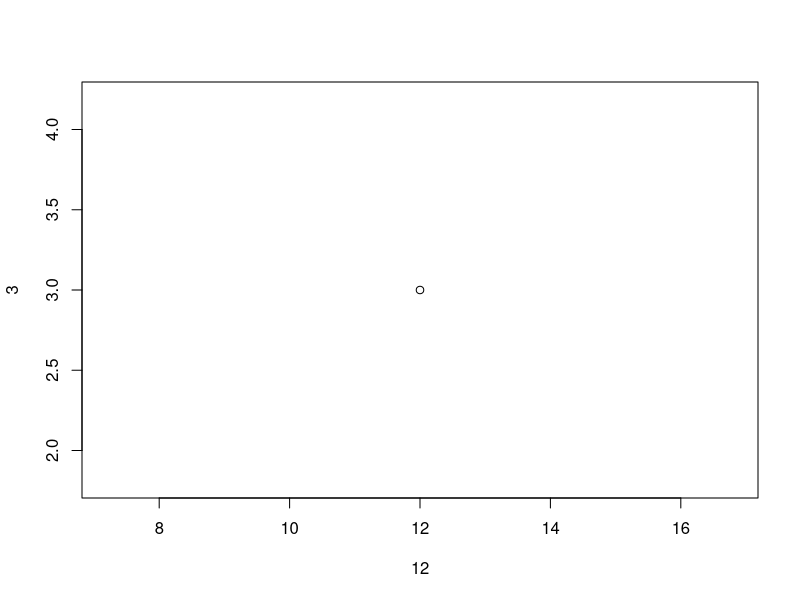
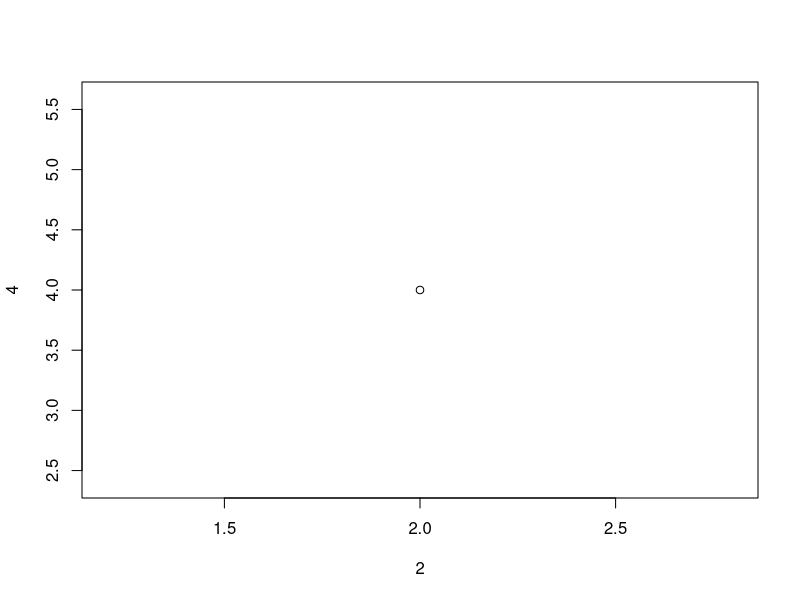

Reproduce these figures in R, in order. (Note: this script raises an error after producing the figures.)
1+1
1+2
#Practicing some simple basic equation
23*34
3456*2374
5773/237
getwd()
setwd("/your/folder/")
install.packages("ggplot2")
library(ggplot2)
plot(12,3)
plot(2,4)
x <- 1
x
x<-1
x < -1
(X <- -1)
X <- -1
X == x
X != x 
x <- 1.0
x
class(x)
x <- 1L
x
class(x)

x <- "Vijay"


class(x)
x <- TRUE ; y <- FALSE
class(x)


vt <- c(1,2,3,4)
vt
class(vt)
matrix <- matrix (vt, nrow = 2, ncol = 2)
matrix


df <- data.frame(id = c("A","B","C","D"), values = vt)
df

df <- data.frame(sample = c("A","B","C","D"), values = vt)
df
View(df)
View(matrix)




num_vec <- numeric(10)
num_vec

num_vec <- numeric(17,15,27,38,39,475)


num_vec <- c(1,2,3,4)
num_vec



num_vec[5] <- 5
num_vec

num_vec[6] <- 14
num_vec
num_vec[4]



num_vec[3] <- num_vec[5]

num_vec[3]

View(df)
num_vec


num_vec[1] <- num_vec[2]
num_vec


cha_vec <- c("one", "two", "three", "four")
cha_vec

cha_vec[c(1,4)]
cha_vec[c(3,2)]
cha_vec[c(4,1)]



names(num_vec) <-c("first", "second", "third", "fourth", "fifth")


num_vec[c("second","fourth")]
num_vec


num_vec[c("second","fourth")]

num_vec <- numeric(100,200,300,400,500)


num_vec <- c(100,200,300,400,500)
num_vec
cha_vec <- c("apple", "banana", "grape", "milk", "water")
cha_vec

names(num_vec) <-c("apple", "banana", "grape", "milk", "water")
num_vec

vec2 <- num_vec[c("apple","milk")]
vec2


vec3 <- num_vec[c("apple","milk")]
vec3
sqrt(225)


(13+45)*(23-45)

2^(35*45)


Leaf_area <- c(2.5, 1.6, 2.2, 2.6)
Leaf_mass <- c(22, 15, 20, 24)
mean(Leaf_area)
mean(Leaf_mass)
Leaf_mass/Leaf_area
Leaf_mass*Leaf_area
LMA <- Leaf_mass/Leaf_area
LMA
mean(LMA)
median(LMA)

